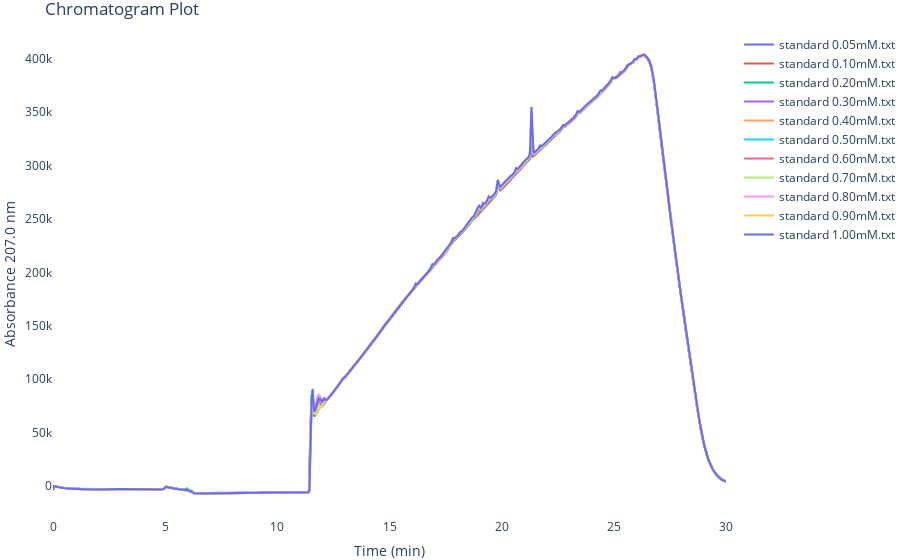

The notebook cell saved with this chart:
### Markdown cell above
### Calibration data

### Code cell
# Define data paths
calibration_path = "data/calibration"

# Load data with ChromAnalyzer
calib_analyzer = ChromAnalyzer.read_data(calibration_path)

# plot the calibration data
calib_analyzer.plot_measurements()

### Figure 1 — Plotly figure (JSON) as saved in the notebook; plotly's stock layout.template omitted (floating-point values rounded to 4 significant figures; data arrays with more than 128 entries replaced by an {"elided": "..."} marker saying what was removed)
{"data": [{"mode": "lines", "name": "standard 0.05mM.txt", "type": "scatter", "x": {"elided": "3601 float values"}, "y": {"elided": "3601 int values"}}, {"mode": "lines", "name": "standard 0.10mM.txt", "type": "scatter", "x": {"elided": "3601 float values"}, "y": {"elided": "3601 int values"}}, {"mode": "lines", "name": "standard 0.20mM.txt", "type": "scatter", "x": {"elided": "3601 float values"}, "y": {"elided": "3601 int values"}}, {"mode": "lines", "name": "standard 0.30mM.txt", "type": "scatter", "x": {"elided": "3601 float values"}, "y": {"elided": "3601 int values"}}, {"mode": "lines", "name": "standard 0.40mM.txt", "type": "scatter", "x": {"elided": "3601 float values"}, "y": {"elided": "3601 int values"}}, {"mode": "lines", "name": "standard 0.50mM.txt", "type": "scatter", "x": {"elided": "3601 float values"}, "y": {"elided": "3601 int values"}}, {"mode": "lines", "name": "standard 0.60mM.txt", "type": "scatter", "x": {"elided": "3601 float values"}, "y": {"elided": "3601 int values"}}, {"mode": "lines", "name": "standard 0.70mM.txt", "type": "scatter", "x": {"elided": "3601 float values"}, "y": {"elided": "3601 int values"}}, {"mode": "lines", "name": "standard 0.80mM.txt", "type": "scatter", "x": {"elided": "3601 float values"}, "y": {"elided": "3601 int values"}}, {"mode": "lines", "name": "standard 0.90mM.txt", "type": "scatter", "x": {"elided": "3601 float values"}, "y": {"elided": "3601 int values"}}, {"mode": "lines", "name": "standard 1.00mM.txt", "type": "scatter", "x": {"elided": "3601 float values"}, "y": {"elided": "3601 int values"}}], "layout": {"margin": {"b": 0, "l": 0, "r": 0, "t": 30}, "plot_bgcolor": "white", "title": {"text": "Chromatogram Plot"}, "xaxis": {"title": {"text": "Time (min)"}}, "yaxis": {"title": {"text": "Absorbance 207.0 nm"}}}}
